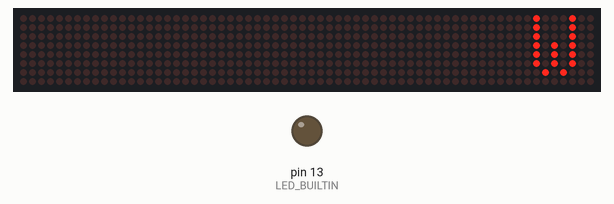
Bench run of a program on a simulated Arduino Mega 2560, built with avr-gcc and run on an emulated ATmega2560. On the bench: 64×8 LED matrix, output pins drawn as LEDs (lit = HIGH). What the program prints to the serial monitor is not drawn.

Above: at 0.1 s.
At 1.8 s:
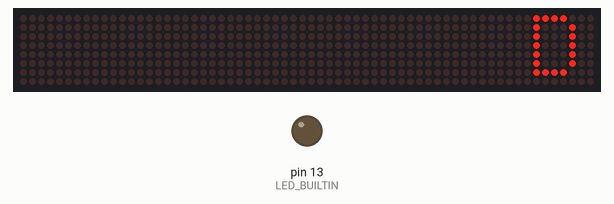
At 2.4 s:
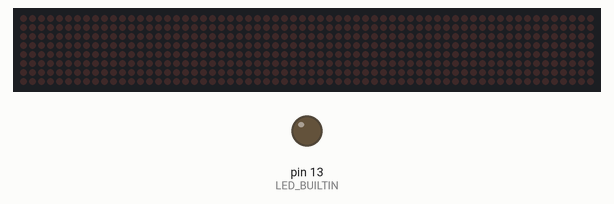
At 9.0 s:
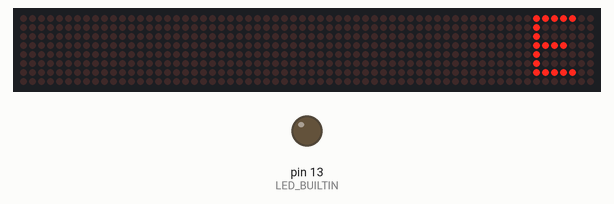

Measured:
- by itself, everything shown: repeats every 8.3 s, in 4 steps
- what the display in image 1 shows lasts 0.5 s, from 1.8 s to 2.3 s
- what the display in image 2 shows lasts 6.1 s, from 2.3 s to 8.4 s
- what the display in image 3 shows lasts 1.1 s, from 9.0 s to 10.1 s

The program:

main.cpp
```cpp
#include <Arduino.h>


#include "LedControlMS.h"

/*
Configuring the LEDMatrix:
Digital 2 is conneted to DIN (Data IN)
Digital 3 is connected to CLK (CLocK)
Digital 4 is connected to CS (LOAD)
5V is connected to VCC
GND is connected to GND
There is only one MAX7219 display module.
*/


// create Snake instance
// parameters: ledControl (required), digitsCount = 4, delay = 400 ms


// initalizes and sets up the initial values.

#define NBR_MTX 64
LedControl lc=LedControl(12,10,11, NBR_MTX);
//LedControl lc=LedControl(10,11,12, NBR_MTX);


String sentence= "WEED ";
int letterCounter=0;
/* wait time between updates of the display */
unsigned long delaytime=300;
// fonction to debug the arduino
void bink_test() {
    digitalWrite(LED_BUILTIN, HIGH);   // turn the LED on (HIGH is the voltage level)
    delay(1000);                       // wait for a second
    digitalWrite(LED_BUILTIN, LOW);    // turn the LED off by making the voltage LOW
    delay(1000);                       // wait for a second
}


// function to test the led ofe MAX7219 display module.
void test_led() {
    //switch on the led in the 3'rd row 8'th column of the device at addr=0
//     lc.setLed(0,0,1,true);
//     lc.setLed(0,1,1,true);
//
//   lc.setLed(0,2,7,true);
//
//
//        lc.setLed(0,2,4,true);

//      lc.setLed(0,2,1,true);
    for (int x=0; x< NBR_MTX; x++){
       for (int y=0; y< NBR_MTX; y++){
        lc.setLed(0, x,y,true);
//        delay(500);
       }
    }
//    //now the Led at row 0, second from the left side
//    lc.setLed(0,0,1,true);
//    delay(500);
//    //switch the first Led off (second one stays on)
//    lc.setLed(0,2,7,false);
}

void printCharbyChar() { // =  lc.writeString(0, "WEED");
   char ch= sentence[letterCounter]; //define character ch
  letterCounter++;
  if (letterCounter>14) letterCounter=0; //sets up loop
  lc.displayChar(0, lc.getCharArrayPosition(ch)); //display each character on the screen
//  delay(200000);
//  lc.clearAll();
}

void setup() { // Declaring function setup

  // initialize digital pin LED_BUILTIN as an output.
  pinMode(LED_BUILTIN, OUTPUT);


  /* The display module is in power-saving mode on startup.
  Do a wakeup call */
  Serial.begin(9600); // setting data rate as 9600 bits per second for serial data communication to computer
  Serial.println("Setup"); //prints data to serial port as human-readable text

  letterCounter=0;
  for (int i=0; i< NBR_MTX; i++){
    lc.shutdown(i,false); //keep the screen on
    lc.setIntensity(i,8); // set brightness to medium values
    lc.clearDisplay(i); //clear the display after each letter
  }

;

}

void loop() { //declaring function loop
//
//  test_led();
//  lc.writeString(0, "WEED");
  printCharbyChar();
  delay(500);

//  test_led();
//  lc.clearAll();
      // move sna

}
```
